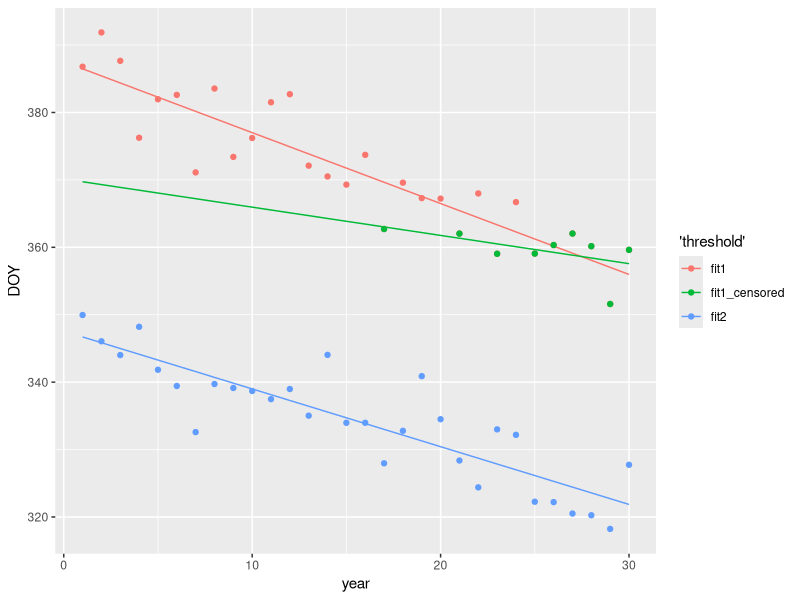
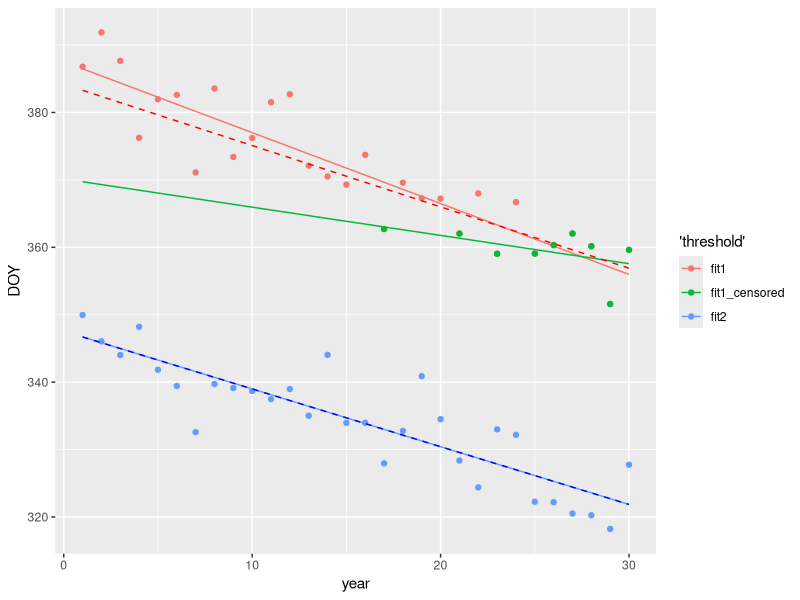

The R source for these figures, in order:
## ---- chunk 1
#| label: setup
#| output: false

library(dplyr)
library(ggplot2)
## ---- chunk 2
set.seed(1234567)

slope <- -1
intercept1 <- 387
intercept2 <- 350

df <- tibble(yr = 1:30) |>
  mutate(
    doy1 = intercept1 + slope * yr + rnorm(30, sd = 5),
    doy2 = intercept2 + slope * yr + rnorm(30, sd = 5)
  ) |>
  mutate(
    doy1_censored = ifelse(doy1 > 365, NA, doy1)
  )
print(df, n = 30)
## ---- chunk 3
m1 <- lm(doy1 ~ yr, data = df)
m1_censored <- lm(doy1_censored ~ yr, data = df)
m2 <- lm(doy2 ~ yr, data = df)
## ---- chunk 4
# diff in slopes without censoring

coef(m1)[2] - coef(m2)[2]

# diff in slopes *with* censoring

coef(m1_censored)[2] - coef(m2)[2]
## ---- chunk 5
p <- df |>
  mutate(
    fit1 = predict(m1, newdata = list(yr = yr)),
    fit1_censored = predict(m1_censored, newdata = list(yr = yr)),
    fit2 = predict(m2, newdata = list(yr = yr))
  ) |>
  ggplot(aes(x = yr)) +
  geom_line(aes(y = fit1, color = "fit1")) +
  geom_line(aes(y = fit1_censored, color = "fit1_censored")) +
  geom_point(aes(y = doy1, color = "fit1")) +
  geom_point(aes(y = doy1_censored, color = "fit1_censored")) +
  geom_line(aes(y = fit2, color = "fit2")) +
  geom_point(aes(y = doy2, color = "fit2")) +
  labs(y = "DOY", x = "year", color = "'threshold'")
p
## ---- chunk 6
df_surv <- df |>
  mutate(
    doy1_event = if_else(doy1 <= 365, TRUE, FALSE),
    doy2_event = if_else(doy2 <= 365, TRUE, FALSE)
  ) |>
  mutate(
    doy1_censored = if_else(doy1 > 365, 365, doy1),
    doy2_censored = if_else(doy2 > 365, 365, doy2)
  )

## ---- chunk 7
library(survival)
surv1 <- survreg(Surv(doy1_censored, doy1_event) ~ yr, dist = "gaussian", data = df_surv)
surv2 <- survreg(Surv(doy2_censored, doy2_event) ~ yr, dist = "gaussian", data = df_surv)
## ---- chunk 8
df_surv <- df_surv |>   mutate(
    fit1 = predict(surv1, newdata = list(yr = yr)),
    fit2 = predict(surv2, newdata = list(yr = yr))
  ) 
p +
  geom_line(data = df_surv, aes(y = fit1), color = "red", linetype = "dashed") +
  geom_line(data = df_surv, aes(y = fit2), color = "blue", linetype = "dashed")
